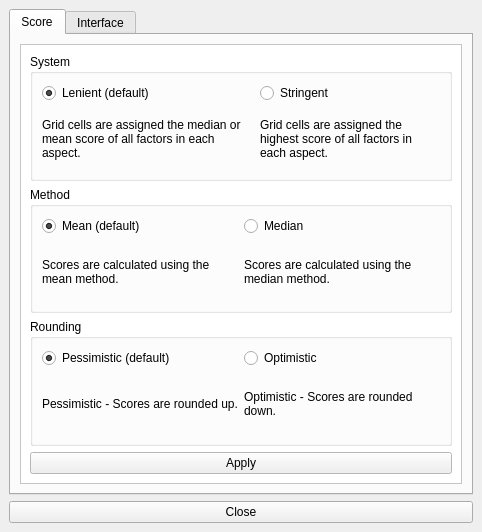
<?xml version="1.0" encoding="UTF-8"?>
<ui version="4.0">
 <class>DockWidget</class>
 <widget class="QDockWidget" name="DockWidget">
  <property name="windowModality">
   <enum>Qt::NonModal</enum>
  </property>
  <property name="geometry">
   <rect>
    <x>0</x>
    <y>0</y>
    <width>482</width>
    <height>532</height>
   </rect>
  </property>
  <property name="minimumSize">
   <size>
    <width>439</width>
    <height>232</height>
   </size>
  </property>
  <property name="maximumSize">
   <size>
    <width>1000</width>
    <height>1000</height>
   </size>
  </property>
  <property name="features">
   <set>QDockWidget::NoDockWidgetFeatures</set>
  </property>
  <property name="allowedAreas">
   <set>Qt::NoDockWidgetArea</set>
  </property>
  <property name="windowTitle">
   <string>Settings</string>
  </property>
  <widget class="QWidget" name="dockWidgetContents">
   <layout class="QVBoxLayout" name="verticalLayout">
    <item>
     <layout class="QHBoxLayout" name="horizontalLayout_10">
      <item>
       <layout class="QVBoxLayout" name="verticalLayout_14">
        <item>
         <layout class="QVBoxLayout" name="verticalLayout_13">
          <item>
           <layout class="QVBoxLayout" name="verticalLayout_5">
            <item>
             <widget class="QTabWidget" name="tabWidget">
              <property name="minimumSize">
               <size>
                <width>400</width>
                <height>0</height>
               </size>
              </property>
              <property name="autoFillBackground">
               <bool>true</bool>
              </property>
              <property name="currentIndex">
               <number>0</number>
              </property>
              <widget class="QWidget" name="tab_2">
               <attribute name="title">
                <string>Score</string>
               </attribute>
               <layout class="QHBoxLayout" name="horizontalLayout_8">
                <item>
                 <widget class="QScrollArea" name="scrollArea">
                  <property name="palette">
                   <palette>
                    <active>
                     <colorrole role="Base">
                      <brush brushstyle="SolidPattern">
                       <color alpha="255">
                        <red>255</red>
                        <green>255</green>
                        <blue>255</blue>
                       </color>
                      </brush>
                     </colorrole>
                     <colorrole role="Window">
                      <brush brushstyle="SolidPattern">
                       <color alpha="255">
                        <red>255</red>
                        <green>255</green>
                        <blue>255</blue>
                       </color>
                      </brush>
                     </colorrole>
                    </active>
                    <inactive>
                     <colorrole role="Base">
                      <brush brushstyle="SolidPattern">
                       <color alpha="255">
                        <red>255</red>
                        <green>255</green>
                        <blue>255</blue>
                       </color>
                      </brush>
                     </colorrole>
                     <colorrole role="Window">
                      <brush brushstyle="SolidPattern">
                       <color alpha="255">
                        <red>255</red>
                        <green>255</green>
                        <blue>255</blue>
                       </color>
                      </brush>
                     </colorrole>
                    </inactive>
                    <disabled>
                     <colorrole role="Base">
                      <brush brushstyle="SolidPattern">
                       <color alpha="255">
                        <red>255</red>
                        <green>255</green>
                        <blue>255</blue>
                       </color>
                      </brush>
                     </colorrole>
                     <colorrole role="Window">
                      <brush brushstyle="SolidPattern">
                       <color alpha="255">
                        <red>255</red>
                        <green>255</green>
                        <blue>255</blue>
                       </color>
                      </brush>
                     </colorrole>
                    </disabled>
                   </palette>
                  </property>
                  <property name="autoFillBackground">
                   <bool>false</bool>
                  </property>
                  <property name="widgetResizable">
                   <bool>true</bool>
                  </property>
                  <widget class="QWidget" name="scrollAreaWidgetContents">
                   <property name="geometry">
                    <rect>
                     <x>0</x>
                     <y>0</y>
                     <width>416</width>
                     <height>407</height>
                    </rect>
                   </property>
                   <layout class="QGridLayout" name="gridLayout_7">
                    <item row="0" column="0">
                     <layout class="QGridLayout" name="gridLayout_8">
                      <property name="verticalSpacing">
                       <number>6</number>
                      </property>
                      <item row="1" column="0">
                       <widget class="QGroupBox" name="groupBox_3">
                        <property name="title">
                         <string>Method</string>
                        </property>
                        <layout class="QGridLayout" name="gridLayout">
                         <item row="1" column="0">
                          <widget class="QLabel" name="mean_label">
                           <property name="font">
                            <font>
                             <italic>false</italic>
                            </font>
                           </property>
                           <property name="text">
                            <string>Scores are calculated using the mean method.</string>
                           </property>
                           <property name="wordWrap">
                            <bool>true</bool>
                           </property>
                          </widget>
                         </item>
                         <item row="1" column="2">
                          <widget class="QLabel" name="median_label">
                           <property name="font">
                            <font>
                             <italic>false</italic>
                            </font>
                           </property>
                           <property name="text">
                            <string>Scores are calculated using the median method.</string>
                           </property>
                           <property name="wordWrap">
                            <bool>true</bool>
                           </property>
                          </widget>
                         </item>
                         <item row="0" column="0">
                          <widget class="QRadioButton" name="mean_radioButton">
                           <property name="text">
                            <string>Mean (default)</string>
                           </property>
                           <property name="checked">
                            <bool>true</bool>
                           </property>
                          </widget>
                         </item>
                         <item row="0" column="2">
                          <widget class="QRadioButton" name="median_radioButton">
                           <property name="text">
                            <string>Median</string>
                           </property>
                           <property name="checked">
                            <bool>false</bool>
                           </property>
                          </widget>
                         </item>
                        </layout>
                       </widget>
                      </item>
                      <item row="3" column="0">
                       <widget class="QGroupBox" name="groupBox">
                        <property name="title">
                         <string>Rounding</string>
                        </property>
                        <layout class="QGridLayout" name="gridLayout_2">
                         <item row="0" column="1">
                          <widget class="QRadioButton" name="optimistic_radioButton">
                           <property name="text">
                            <string>Optimistic</string>
                           </property>
                           <property name="checked">
                            <bool>false</bool>
                           </property>
                          </widget>
                         </item>
                         <item row="1" column="1">
                          <widget class="QLabel" name="optimistic_label">
                           <property name="font">
                            <font>
                             <italic>false</italic>
                            </font>
                           </property>
                           <property name="text">
                            <string>Optimistic - Scores are rounded down.</string>
                           </property>
                           <property name="wordWrap">
                            <bool>true</bool>
                           </property>
                          </widget>
                         </item>
                         <item row="1" column="0">
                          <widget class="QLabel" name="pessimistic_label">
                           <property name="font">
                            <font>
                             <italic>false</italic>
                            </font>
                           </property>
                           <property name="text">
                            <string>Pessimistic - Scores are rounded up.</string>
                           </property>
                           <property name="wordWrap">
                            <bool>true</bool>
                           </property>
                          </widget>
                         </item>
                         <item row="0" column="0">
                          <widget class="QRadioButton" name="pessimistic_radioButton">
                           <property name="text">
                            <string>Pessimistic (default)</string>
                           </property>
                           <property name="checked">
                            <bool>true</bool>
                           </property>
                          </widget>
                         </item>
                        </layout>
                       </widget>
                      </item>
                      <item row="0" column="0">
                       <widget class="QGroupBox" name="groupBox_2">
                        <property name="title">
                         <string>System</string>
                        </property>
                        <layout class="QGridLayout" name="gridLayout_3">
                         <item row="1" column="0">
                          <widget class="QLabel" name="lenient_label">
                           <property name="font">
                            <font>
                             <italic>false</italic>
                            </font>
                           </property>
                           <property name="text">
                            <string>Grid cells are assigned the median or mean score of all factors in each aspect.</string>
                           </property>
                           <property name="wordWrap">
                            <bool>true</bool>
                           </property>
                          </widget>
                         </item>
                         <item row="1" column="1">
                          <widget class="QLabel" name="stringent_label">
                           <property name="font">
                            <font>
                             <italic>false</italic>
                            </font>
                           </property>
                           <property name="text">
                            <string>Grid cells are assigned the highest score of all factors in each aspect.</string>
                           </property>
                           <property name="wordWrap">
                            <bool>true</bool>
                           </property>
                          </widget>
                         </item>
                         <item row="0" column="1">
                          <widget class="QRadioButton" name="stringent_radioButton">
                           <property name="text">
                            <string>Stringent</string>
                           </property>
                          </widget>
                         </item>
                         <item row="0" column="0">
                          <widget class="QRadioButton" name="lenient_radioButton">
                           <property name="text">
                            <string>Lenient (default)</string>
                           </property>
                           <property name="checked">
                            <bool>true</bool>
                           </property>
                          </widget>
                         </item>
                        </layout>
                       </widget>
                      </item>
                     </layout>
                    </item>
                    <item row="2" column="0">
                     <widget class="QPushButton" name="ok_pushButton">
                      <property name="text">
                       <string>Apply</string>
                      </property>
                     </widget>
                    </item>
                   </layout>
                  </widget>
                 </widget>
                </item>
                <item>
                 <spacer name="horizontalSpacer_2">
                  <property name="orientation">
                   <enum>Qt::Horizontal</enum>
                  </property>
                  <property name="sizeType">
                   <enum>QSizePolicy::Fixed</enum>
                  </property>
                  <property name="sizeHint" stdset="0">
                   <size>
                    <width>0</width>
                    <height>20</height>
                   </size>
                  </property>
                 </spacer>
                </item>
               </layout>
              </widget>
              <widget class="QWidget" name="tab">
               <attribute name="title">
                <string>Interface</string>
               </attribute>
               <layout class="QHBoxLayout" name="horizontalLayout">
                <item>
                 <widget class="QScrollArea" name="scrollArea_3">
                  <property name="palette">
                   <palette>
                    <active>
                     <colorrole role="Base">
                      <brush brushstyle="SolidPattern">
                       <color alpha="255">
                        <red>255</red>
                        <green>255</green>
                        <blue>255</blue>
                       </color>
                      </brush>
                     </colorrole>
                     <colorrole role="Window">
                      <brush brushstyle="SolidPattern">
                       <color alpha="255">
                        <red>255</red>
                        <green>255</green>
                        <blue>255</blue>
                       </color>
                      </brush>
                     </colorrole>
                    </active>
                    <inactive>
                     <colorrole role="Base">
                      <brush brushstyle="SolidPattern">
                       <color alpha="255">
                        <red>255</red>
                        <green>255</green>
                        <blue>255</blue>
                       </color>
                      </brush>
                     </colorrole>
                     <colorrole role="Window">
                      <brush brushstyle="SolidPattern">
                       <color alpha="255">
                        <red>255</red>
                        <green>255</green>
                        <blue>255</blue>
                       </color>
                      </brush>
                     </colorrole>
                    </inactive>
                    <disabled>
                     <colorrole role="Base">
                      <brush brushstyle="SolidPattern">
                       <color alpha="255">
                        <red>255</red>
                        <green>255</green>
                        <blue>255</blue>
                       </color>
                      </brush>
                     </colorrole>
                     <colorrole role="Window">
                      <brush brushstyle="SolidPattern">
                       <color alpha="255">
                        <red>255</red>
                        <green>255</green>
                        <blue>255</blue>
                       </color>
                      </brush>
                     </colorrole>
                    </disabled>
                   </palette>
                  </property>
                  <property name="autoFillBackground">
                   <bool>false</bool>
                  </property>
                  <property name="widgetResizable">
                   <bool>true</bool>
                  </property>
                  <widget class="QWidget" name="scrollAreaWidgetContents_3">
                   <property name="geometry">
                    <rect>
                     <x>0</x>
                     <y>0</y>
                     <width>242</width>
                     <height>79</height>
                    </rect>
                   </property>
                   <layout class="QGridLayout" name="gridLayout_11">
                    <item row="0" column="0">
                     <layout class="QGridLayout" name="gridLayout_12">
                      <property name="verticalSpacing">
                       <number>6</number>
                      </property>
                      <item row="0" column="0">
                       <widget class="QGroupBox" name="groupBox_8">
                        <property name="title">
                         <string>Interface</string>
                        </property>
                        <layout class="QFormLayout" name="formLayout">
                         <item row="0" column="0">
                          <widget class="QCheckBox" name="tag_checkBox">
                           <property name="enabled">
                            <bool>true</bool>
                           </property>
                           <property name="text">
                            <string>Show unique tag</string>
                           </property>
                          </widget>
                         </item>
                         <item row="0" column="1">
                          <widget class="QComboBox" name="tag_comboBox">
                           <property name="enabled">
                            <bool>false</bool>
                           </property>
                           <item>
                            <property name="text">
                             <string>Top left</string>
                            </property>
                           </item>
                           <item>
                            <property name="text">
                             <string>Top middle</string>
                            </property>
                           </item>
                           <item>
                            <property name="text">
                             <string>Top right</string>
                            </property>
                           </item>
                           <item>
                            <property name="text">
                             <string>Bottom left</string>
                            </property>
                           </item>
                           <item>
                            <property name="text">
                             <string>Bottom middle</string>
                            </property>
                           </item>
                           <item>
                            <property name="text">
                             <string>Bottom right</string>
                            </property>
                           </item>
                          </widget>
                         </item>
                        </layout>
                       </widget>
                      </item>
                     </layout>
                    </item>
                    <item row="1" column="0">
                     <spacer name="verticalSpacer_6">
                      <property name="orientation">
                       <enum>Qt::Vertical</enum>
                      </property>
                      <property name="sizeType">
                       <enum>QSizePolicy::Expanding</enum>
                      </property>
                      <property name="sizeHint" stdset="0">
                       <size>
                        <width>20</width>
                        <height>20</height>
                       </size>
                      </property>
                     </spacer>
                    </item>
                   </layout>
                  </widget>
                 </widget>
                </item>
               </layout>
              </widget>
             </widget>
            </item>
            <item>
             <layout class="QHBoxLayout" name="horizontalLayout_2" stretch="0">
              <property name="spacing">
               <number>6</number>
              </property>
              <property name="bottomMargin">
               <number>0</number>
              </property>
              <item>
               <widget class="QPushButton" name="close_pushButton">
                <property name="text">
                 <string>Close</string>
                </property>
               </widget>
              </item>
             </layout>
            </item>
           </layout>
          </item>
         </layout>
        </item>
       </layout>
      </item>
      <item>
       <layout class="QVBoxLayout" name="right_layout"/>
      </item>
     </layout>
    </item>
   </layout>
  </widget>
 </widget>
 <resources/>
 <connections/>
</ui>
